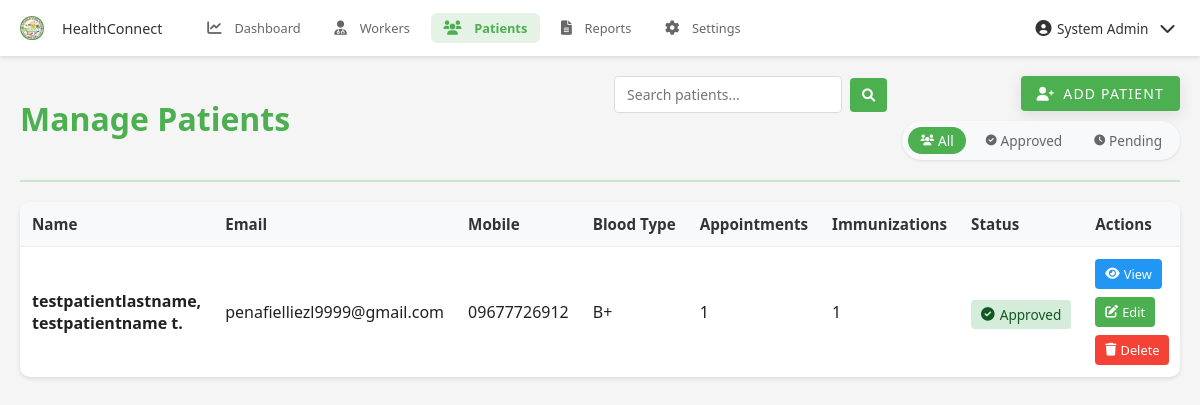
The page /pages/admin/patients.php (signed in) on the database as committed earlier.
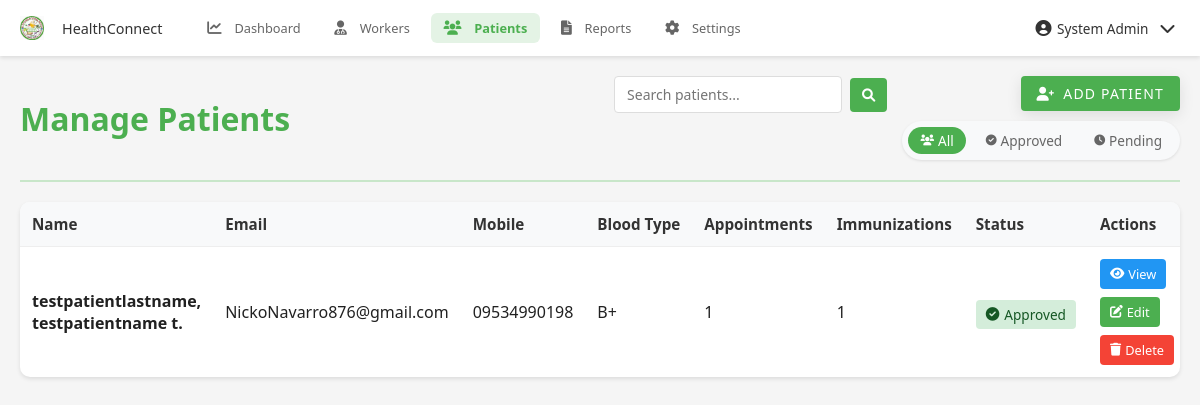
The same page on the database as committed later.
### tables this page shows
CREATE TABLE `patients` (
  `patient_id` int(11) NOT NULL,
  `user_id` int(11) DEFAULT NULL,
  `blood_type` varchar(5) DEFAULT NULL,
  `height` decimal(5,2) DEFAULT NULL,
  `weight` decimal(5,2) DEFAULT NULL,
  `emergency_contact_name` varchar(200) DEFAULT NULL,
  `emergency_contact_number` varchar(20) DEFAULT NULL,
  `emergency_contact_relationship` varchar(100) DEFAULT NULL,
  `created_at` timestamp NOT NULL DEFAULT current_timestamp(),
  `updated_at` timestamp NOT NULL DEFAULT current_timestamp() ON UPDATE current_timestamp(),
  `is_approved` tinyint(1) DEFAULT 0,
  `approved_at` timestamp NULL DEFAULT NULL
);

CREATE TABLE `users` (
  `user_id` int(11) NOT NULL,
  `role_id` int(11) DEFAULT NULL,
  `username` varchar(50) NOT NULL,
  `email` varchar(100) NOT NULL,
  `password` varchar(255) NOT NULL,
  `mobile_number` varchar(20) DEFAULT NULL,
  `first_name` varchar(100) NOT NULL,
  `middle_name` varchar(100) DEFAULT NULL,
  `last_name` varchar(100) NOT NULL,
  `gender` enum('Male','Female','Other') DEFAULT NULL,
  `date_of_birth` date DEFAULT NULL,
  `address` text DEFAULT NULL,
  `profile_picture` varchar(255) DEFAULT NULL,
  `is_active` tinyint(1) DEFAULT 1,
  `last_login` datetime DEFAULT NULL,
  `otp` varchar(6) DEFAULT NULL,
  `otp_expiry` datetime DEFAULT NULL,
  `created_at` timestamp NOT NULL DEFAULT current_timestamp(),
  `updated_at` timestamp NOT NULL DEFAULT current_timestamp() ON UPDATE current_timestamp()
);

### pages/admin/patients.php (the view, shortened to what this page needs)
<?php
$database = new Database();
$conn = $database->getConnection();
$search = isset($_GET['search']) ? trim($_GET['search']) : '';
$filter = isset($_GET['filter']) ? trim($_GET['filter']) : 'all';
$where_clause = '';
$page = isset($_GET['page']) ? (int)$_GET['page'] : 1;
$limit = 10;
$offset = ($page - 1) * $limit;
try {
    $query = "SELECT u.*, p.patient_id, p.blood_type, p.is_approved, p.approved_at, p.height, p.weight,
              p.emergency_contact_name, p.emergency_contact_number, p.emergency_contact_relationship,
              (SELECT COUNT(*) FROM appointments a WHERE a.patient_id = p.patient_id) as appointment_count,
              (SELECT COUNT(*) FROM immunization_records ir WHERE ir.patient_id = p.patient_id) as immunization_count
              FROM users u
              JOIN user_roles r ON u.role_id = r.role_id
              JOIN patients p ON u.user_id = p.user_id
              WHERE r.role_name = 'patient' " .
              ($where_clause ? str_replace('WHERE', 'AND', $where_clause) : '') .
              " ORDER BY u.last_name, u.first_name
              LIMIT :limit OFFSET :offset";
    $stmt = $conn->prepare($query);
    $stmt->bindValue(':limit', $limit, PDO::PARAM_INT);
    $stmt->bindValue(':offset', $offset, PDO::PARAM_INT);
    $stmt->execute();
    $patients = $stmt->fetchAll(PDO::FETCH_ASSOC);
} catch (PDOException $e) {
    error_log("Error fetching patients: " . $e->getMessage());
    $patients = [];
    $_SESSION['error'] = "Error fetching patients. Please try again.";
}
?>
<!DOCTYPE html>
<html lang="en">
<head>
    <?php include __DIR__ . '/../../includes/header_links.php'; ?>
</head>
<body>
    <?php include __DIR__ . '/../../includes/navbar.php'; ?>
    <div class="container">
        <div class="page-header">
            <h1 style="color: #4CAF50;"> Manage Patients</h1>
            <div class="header-actions">
                <form class="search-form" action="" method="GET">
                    <input type="text" name="search" placeholder="Search patients..." value="<?php echo htmlspecialchars($search); ?>">
                    <button type="submit"><i class="fas fa-search"></i></button>
                </form>
                <div class="add-and-filter">
                    <button class="btn" onclick="showAddPatientModal()">
                        <i class="fas fa-user-plus"></i> Add Patient
                    </button>
                    <div class="filter-buttons">
                        <a href="?filter=all<?php echo $search ? '&search=' . urlencode($search) : ''; ?>"
                           class="btn-filter <?php echo $filter === 'all' ? 'active' : ''; ?>">
                            <i class="fas fa-users"></i> All
                        </a>
                        <a href="?filter=approved<?php echo $search ? '&search=' . urlencode($search) : ''; ?>"
                           class="btn-filter <?php echo $filter === 'approved' ? 'active' : ''; ?>">
                            <i class="fas fa-check-circle"></i> Approved
                        </a>
                        <a href="?filter=pending<?php echo $search ? '&search=' . urlencode($search) : ''; ?>"
                           class="btn-filter <?php echo $filter === 'pending' ? 'active' : ''; ?>">
                            <i class="fas fa-clock"></i> Pending
                        </a>
                    </div>
                </div>
            </div>
        </div>
        <div class="desktop-table">
            <?php if (!empty($patients)): ?>
                <table class="data-table">
                    <thead>
                        <tr>
                            <th>Name</th>
                            <th>Email</th>
                            <th>Mobile</th>
                            <th>Blood Type</th>
                            <th>Appointments</th>
                            <th>Immunizations</th>
                            <th>Status</th>
                            <th>Actions</th>
                        </tr>
                    </thead>
                    <tbody>
                        <?php foreach ($patients as $patient): ?>
                            <tr>
                                <td>
                                    <strong>
                                        <?php echo htmlspecialchars($patient['last_name'] . ', ' . $patient['first_name']); ?>
                                        <?php if ($patient['middle_name']): ?>
                                            <?php echo ' ' . htmlspecialchars($patient['middle_name'][0]) . '.'; ?>
                                        <?php endif; ?>
                                    </strong>
                                </td>
                                <td><?php echo htmlspecialchars($patient['email']); ?></td>
                                <td><?php echo htmlspecialchars($patient['mobile_number']); ?></td>
                                <td><?php echo htmlspecialchars($patient['blood_type'] ?: 'Not specified'); ?></td>
                                <td><?php echo $patient['appointment_count']; ?></td>
                                <td><?php echo $patient['immunization_count']; ?></td>
                                <td>
                                    <span class="approval-status <?php echo $patient['is_approved'] ? 'status-approved' : 'status-pending'; ?>">
                                        <i class="fas <?php echo $patient['is_approved'] ? 'fa-check-circle' : 'fa-clock'; ?>"></i>
                                        <?php echo $patient['is_approved'] ? 'Approved' : 'Pending'; ?>
                                    </span>
                                </td>
                                <td>
                                    <div class="table-actions">
                                        <button class="btn-action btn-view" onclick="showViewModal(<?php echo htmlspecialchars(json_encode($patient)); ?>)">
                                            <i class="fas fa-eye"></i> View
                                        </button>
                                        <button class="btn-action btn-edit" onclick="showEditModal(<?php echo htmlspecialchars(json_encode($patient)); ?>)">
                                            <i class="fas fa-edit"></i> Edit
                                        </button>
                                        <button class="btn-action btn-delete" onclick="confirmDelete(<?php echo $patient['user_id']; ?>)">
                                            <i class="fas fa-trash"></i> Delete
                                        </button>
                                    </div>
                                </td>
                            </tr>
                        <?php endforeach; ?>
                    </tbody>
                </table>
            <?php endif; ?>
        </div>
    </div>
</body>
</html>

### includes/header_links.php (shortened to what this page needs)
<link rel="stylesheet" href="/connect/assets/css/style.css">
<link rel="stylesheet" href="https://cdnjs.cloudflare.com/ajax/libs/font-awesome/6.0.0/css/all.min.css">
<link href="https://cdn.jsdelivr.net/npm/select2@4.1.0-rc.0/dist/css/select2.min.css" rel="stylesheet" />

### includes/navbar.php (shortened to what this page needs)
<?php
$current_page = basename($_SERVER['PHP_SELF']);
$is_admin = isset($_SESSION['role']) && $_SESSION['role'] === 'admin';
$is_health_worker = isset($_SESSION['role']) && $_SESSION['role'] === 'health_worker';
?>
<nav class="top-navbar">
    <div class="container">
        <a href="/connect/" class="navbar-brand">
            <img src="/connect/assets/images/health-center.jpg" alt="HealthConnect">
            HealthConnect
        </a>
        <div class="desktop-nav">
            <?php if ($is_admin): ?>
            <nav class="main-nav">
                <a href="/connect/pages/admin/dashboard.php" class="nav-link <?php echo $current_page === 'dashboard.php' ? 'active' : ''; ?>">
                    <i class="fas fa-chart-line"></i>
                    <span>Dashboard</span>
                </a>
                <a href="/connect/pages/admin/health_workers.php" class="nav-link <?php echo $current_page === 'health_workers.php' ? 'active' : ''; ?>">
                    <i class="fas fa-user-md"></i>
                    <span>Workers</span>
                </a>
                <a href="/connect/pages/admin/patients.php" class="nav-link <?php echo $current_page === 'patients.php' ? 'active' : ''; ?>">
                    <i class="fas fa-users"></i>
                    <span>Patients</span>
                </a>
                <a href="/connect/pages/admin/reports.php" class="nav-link <?php echo $current_page === 'reports.php' ? 'active' : ''; ?>">
                    <i class="fas fa-file-alt"></i>
                    <span>Reports</span>
                </a>
                <a href="/connect/pages/admin/settings.php" class="nav-link <?php echo $current_page === 'settings.php' ? 'active' : ''; ?>">
                    <i class="fas fa-cog"></i>
                    <span>Settings</span>
                </a>
            </nav>
            <?php endif; ?>
        </div>
        <div class="user-menu">
            <button class="user-menu-toggle">
                <i class="fas fa-user-circle"></i>
                <?php
                if ($is_admin) {
                    echo 'System Admin';
                } elseif ($is_health_worker) {
                    echo isset($_SESSION['name']) ? htmlspecialchars($_SESSION['name']) : 'Health Worker';
                } else {
                    echo isset($_SESSION['name']) ? htmlspecialchars($_SESSION['name']) : 'Patient';
                }
                ?>
                <i class="fas fa-chevron-down"></i>
            </button>
        </div>
    </div>
</nav>

### assets/css/style.css (style rules this page uses)
:root { --primary-color: #4CAF50; --primary-dark: #388E3C; --primary-light: #C8E6C9; --accent-color: #FF5722; --text-primary: #212121; --text-secondary: #757575; --divider-color: #BDBDBD; --background-color: #F5F5F5; --white: #FFFFFF; --error: #F44336; --warning: #FFC107; --info: #2196F3; --success: #4CAF50; }
* { margin: 0; padding: 0; box-sizing: border-box; font-family: 'Poppins', 'Segoe UI', Arial, sans-serif; }
html, body { height: 100%; background-color: var(--background-color); color: var(--text-primary); font-size: 16px; overflow-x: hidden; }
a { color: var(--primary-dark); text-decoration: none; transition: color 0.3s ease; }
.container { width: 100%; max-width: 1200px; margin: 0 auto; padding: 0 20px; }
.btn { display: inline-block; padding: 14px 28px; background-color: var(--primary-color); color: var(--white); border-radius: 30px; font-weight: 600; text-transform: uppercase; letter-spacing: 1.2px; transition: all 0.3s ease; cursor: pointer; border: none; box-shadow: 0 4px 15px rgba(0,0,0,0.1); }
.data-table { width: 100%; border-collapse: collapse; }
.data-table th, .data-table td { padding: 12px 15px; text-align: left; border-bottom: 1px solid var(--divider-color); }
.data-table th { background-color: var(--primary-light); font-weight: 500; }
.nav-link { display: flex; align-items: center; padding: 0.5rem 0.75rem; color: var(--text-secondary); font-size: 0.9rem; font-weight: 500; text-decoration: none; border-radius: 4px; transition: all 0.2s ease; }
.nav-link i { margin-right: 0.4rem; font-size: 1rem; }
.nav-link:hover, .nav-link.active { color: var(--primary-color); background-color: var(--primary-light); }
.nav-link.active { font-weight: 600; }
.user-menu { position: relative; margin-left: auto; }
.user-menu-toggle { display: flex; align-items: center; padding: 0.5rem 0.75rem; background: none; border: none; color: var(--text-secondary); font-size: 0.9rem; font-weight: 500; cursor: pointer; border-radius: 4px; transition: all 0.2s ease; }
.user-menu-toggle i { margin-left: 0.4rem; }
.navbar-brand { display: flex; align-items: center; gap: 10px; color: var(--white); text-decoration: none; font-size: 1rem; font-weight: 600; }
.navbar-brand img { height: 40px; width: auto; }
.page-header { display: flex; justify-content: space-between; align-items: center; margin-bottom: 30px; padding: 20px 0; border-bottom: 2px solid var(--primary-light); }
.page-header h1 { color: var(--primary-color); margin: 0; font-size: 1.8rem; }
.header-actions { display: flex; gap: 15px; align-items: center; }
.search-form { display: flex; gap: 10px; align-items: center; }
.search-form input { padding: 8px 15px; border: 1px solid var(--divider-color); border-radius: 6px; min-width: 250px; font-size: 0.95rem; }
.search-form button { background: var(--primary-color); color: white; border: none; padding: 8px 15px; border-radius: 6px; cursor: pointer; transition: background-color 0.3s ease; }
.data-table th { background: var(--primary-light); color: var(--primary-dark); font-weight: 600; text-align: left; padding: 15px; font-size: 0.95rem; }
.data-table td { padding: 15px; border-bottom: 1px solid var(--divider-color); color: var(--text-primary); }
.data-table tr:last-child td { border-bottom: none; }
.btn-action { padding: 6px 12px; border-radius: 4px; border: none; cursor: pointer; font-size: 0.9rem; display: inline-flex; align-items: center; gap: 5px; transition: all 0.3s ease; }
.btn-view { background: var(--info); color: white; }
.btn-edit { background: var(--primary-color); color: white; }
.btn-delete { background: var(--error); color: white; }
body { padding-top: 60px; padding-bottom: 70px; }

Rows that differ between the two databases and show on the page:
changed through a linked row, patients "testpatientlastname, testpatientname": user.email "penafielliezl9999@gmail.com" → "NickoNavarro876@gmail.com"; user.mobile_number "09677726912" → "09534990198"
